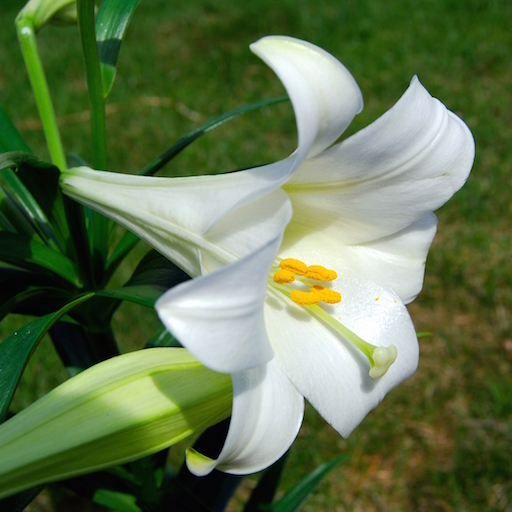
#> input picture data/ml_data/lily.jpg, 512 x 512 px, found by its file name
$ jupyter execute --allow-errors '5-置信概率-网格搜索-事件预测-交通流量预测-均值聚类-图像量化-均值漂移.ipynb'   (older library calls are emulated)
#> lines starting #> are read from the running program, lines starting #| are printed output that depends on the picture; after the words box and inside, x2 and y2 are one past the last pixel; in counts of white or black regions, pixels touching at a corner belong together
# 1-proba-置信概率

[cell 1]
import numpy as np
import sklearn.model_selection as ms
import sklearn.svm as svm
import sklearn.metrics as sm
import matplotlib.pyplot as mp

#> (the rest of this cell did not finish here and is left out)

# 2-gridsearch-网格搜索

[cell 2]
import numpy as np
import sklearn.model_selection as ms
import sklearn.svm as svm
import sklearn.metrics as sm
import matplotlib.pyplot as mp

#> (the rest of this cell did not finish here and is left out)

# 3-event-事件预测

[cell 3]
import numpy as np
import sklearn.model_selection as ms
import sklearn.svm as svm
import sklearn.metrics as sm
import matplotlib.pyplot as mp
import sklearn.preprocessing as sp

class DigitEncoder():
    def fit_transform(self,y):
        return y.astype('i4')
    def transform(self,y):
        return y.astype('i4')
    def inverse_transform(self,y):
        return y.astype('str')

#读取数据，整理样本集
data=[]
#> (the rest of this cell did not finish here and is left out)

# 4-交通流量预测

[cell 4]
import numpy as np
import sklearn.preprocessing as sp
import sklearn.model_selection as ms
import sklearn.svm as svm
import sklearn.metrics as sm

class DigitEncoder():
    def fit_transform(self, y):
        return y.astype(int)

    def transform(self, y):
        return y.astype(int)

    def inverse_transform(self, y):
        return y.astype(str)

data = []
# 回归
#> (the rest of this cell did not finish here and is left out)

# 5-kmeans-k均值聚类

[cell 5]
import numpy as np
import sklearn.cluster as sc
import matplotlib.pyplot as mp

#> (the rest of this cell did not finish here and is left out)

# 6-quant-图像量化

[cell 6]
6
import numpy as np
import scipy.misc as sm
import scipy.ndimage as sn
import sklearn.cluster as sc
import matplotlib.pyplot as mp


# 通过K均值聚类量化图像中的颜色
def quant(image, n_clusters):
    x = image.reshape(-1, 1)
    model = sc.KMeans(n_clusters=n_clusters)
    model.fit(x)
    y = model.labels_
    centers = model.cluster_centers_.ravel()
    print(y.shape,centers)
    return centers[y].reshape(image.shape)


original = sm.imread('../data/ml_data/lily.jpg',True)
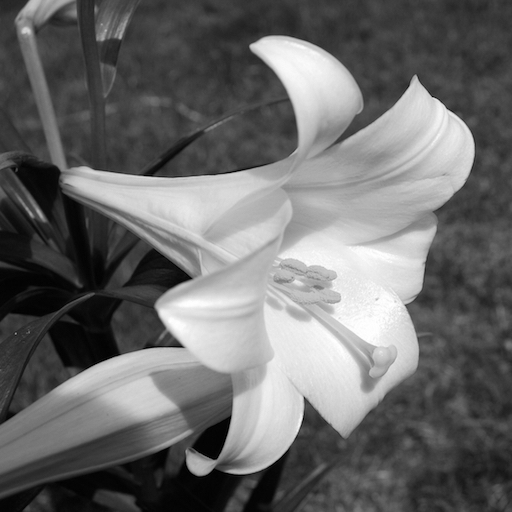
#> original: shape (512, 512) float32; min 0, max 255, mean 106.7
quant4 = quant(original, 4)
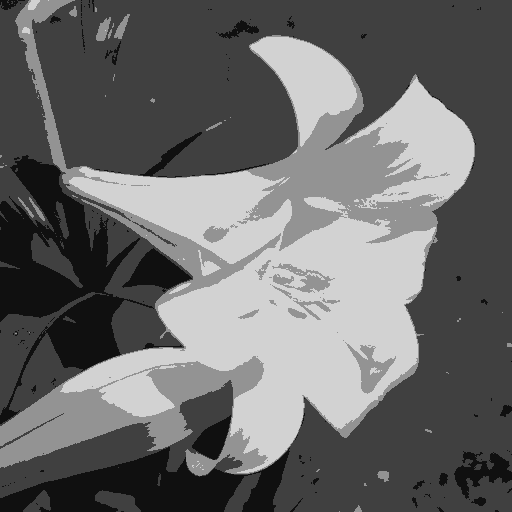
#> quant4: shape (512, 512) float32; min 16.31, max 210.9, mean 106.5
quant3 = quant(original, 3)
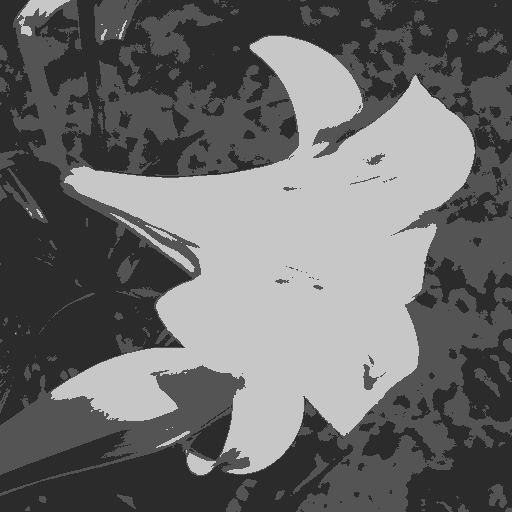
#> quant3: shape (512, 512) float32; min 43.12, max 199.1, mean 106.6
quant2 = quant(original, 2)
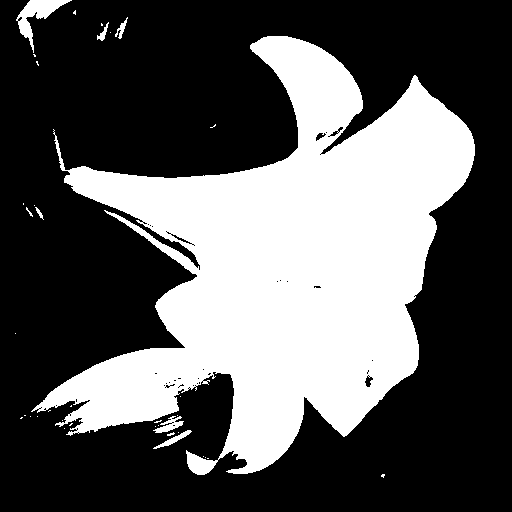
#> quant2: shape (512, 512) float32; values 58.83 (black) and 194.9 (white), 35.2% white; 37 white regions (29 under 20 px), largest, box (x1, y1, x2, y2) and area: (31, 36, 475, 475) 90576, (16, 0, 72, 53) 855, (153, 416, 184, 433) 228
mp.figure('Image Quant', facecolor='lightgray')
mp.subplot(221)
mp.title('Original', fontsize=16)
mp.axis('off')
mp.imshow(original, cmap='gray')
mp.subplot(222)
mp.title('Quant-4', fontsize=16)
mp.axis('off')
mp.imshow(quant4, cmap='gray')
mp.subplot(223)
mp.title('Quant-3', fontsize=16)
mp.axis('off')
mp.imshow(quant3, cmap='gray')
mp.subplot(224)
mp.title('Quant-2', fontsize=16)
mp.axis('off')
mp.imshow(quant2, cmap='gray')
mp.tight_layout()
mp.show()

# 7-均值漂移

[cell 7]
import numpy as np
import sklearn.cluster as sc
import matplotlib.pyplot as mp

#> (the rest of this cell did not finish here and is left out)

# 8-AgglomerativeClustering-凝聚层次

[cell 8]
import numpy as np
import sklearn.cluster as sc
import sklearn.neighbors as nb
import matplotlib.pyplot as mp

n_samples = 500
x = np.linspace(-1, 1, n_samples)
y = np.sin(x * 2 * np.pi)
n = 0.3 * np.random.rand(n_samples, 2)
x = np.column_stack((x, y)) + n
# 无连续性的凝聚层次聚类器
model_nonc = sc.AgglomerativeClustering( linkage='average', n_clusters=3)
pred_y_nonc = model_nonc.fit_predict(x)
# 近邻筛选器
conn = nb.kneighbors_graph( x, 10, include_self=False)
# 有连续性的凝聚层次聚类器
model_conn = sc.AgglomerativeClustering(linkage='average', n_clusters=3, connectivity=conn)
pred_y_conn = model_conn.fit_predict(x)
mp.figure('Nonconnectivity', facecolor='lightgray')
mp.title('Nonconnectivity', fontsize=20)
mp.xlabel('x', fontsize=14)
mp.ylabel('y', fontsize=14)
mp.tick_params(labelsize=10)
mp.scatter(x[:, 0], x[:, 1], c=pred_y_nonc, cmap='brg', alpha=0.5, s=30)
mp.figure('Connectivity', facecolor='lightgray')
mp.title('Connectivity', fontsize=20)
mp.xlabel('x', fontsize=14)
mp.ylabel('y', fontsize=14)
mp.tick_params(labelsize=10)
mp.scatter(x[:, 0], x[:, 1], c=pred_y_conn, cmap='brg', alpha=0.5, s=30)
mp.show()
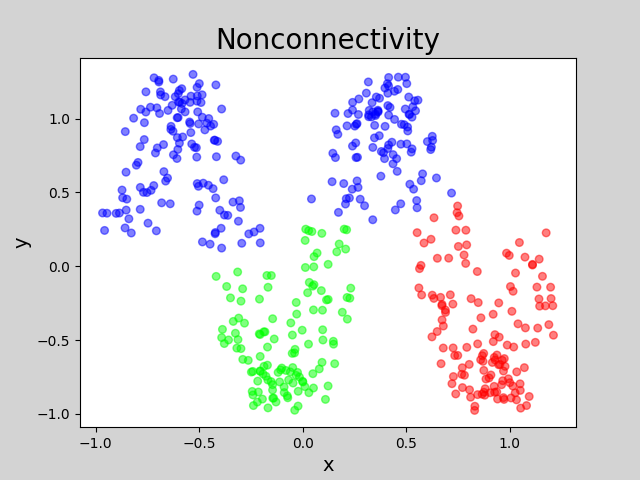
#> figure drawn by matplotlib, 1 panel
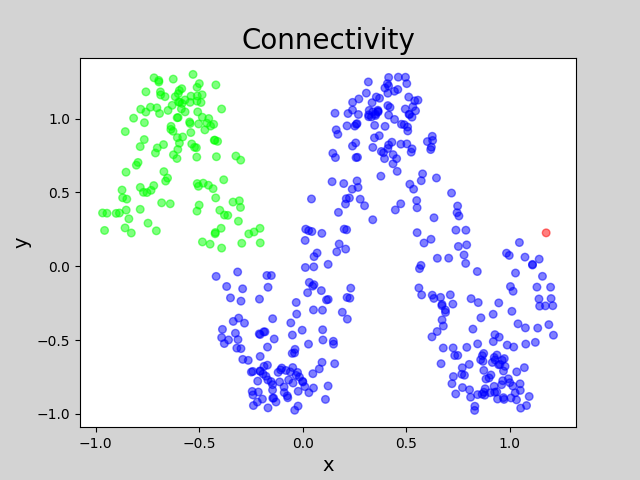
#> figure drawn by matplotlib, 1 panel

$ run again, with data/ml_data/deformed.jpg copied over data/ml_data/lily.jpg
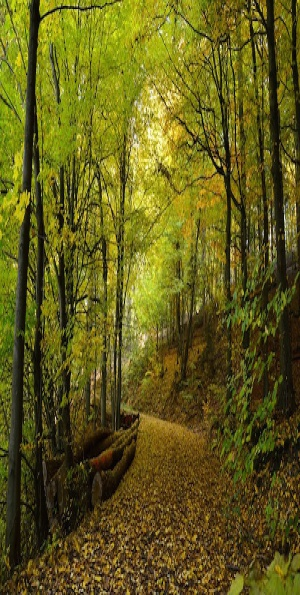
#> input picture data/ml_data/deformed.jpg, 300 x 595 px, found by its file name
#> `quant3 = quant(original, 3)`:
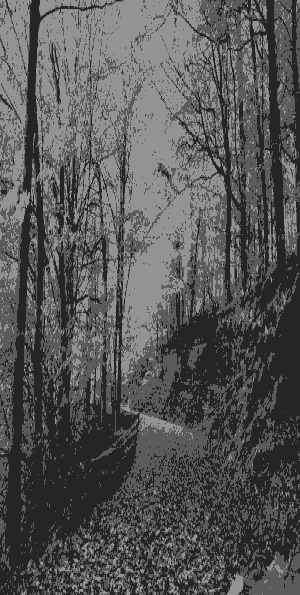
#> quant3: shape (595, 300) float32; min 37.44, max 147.2, mean 86.3
#> `quant2 = quant(original, 2)`:
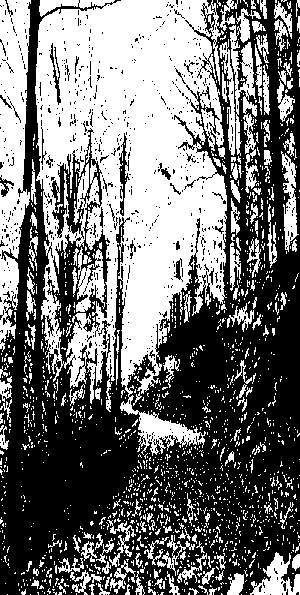
#> quant2: shape (595, 300) float32; values 50.18 (black) and 128.7 (white), 45.7% white; 1608 white regions (1450 under 20 px), largest, box (x1, y1, x2, y2) and area: (35, 0, 227, 456) 51921, (0, 0, 31, 352) 7143, (219, 8, 261, 156) 2143
